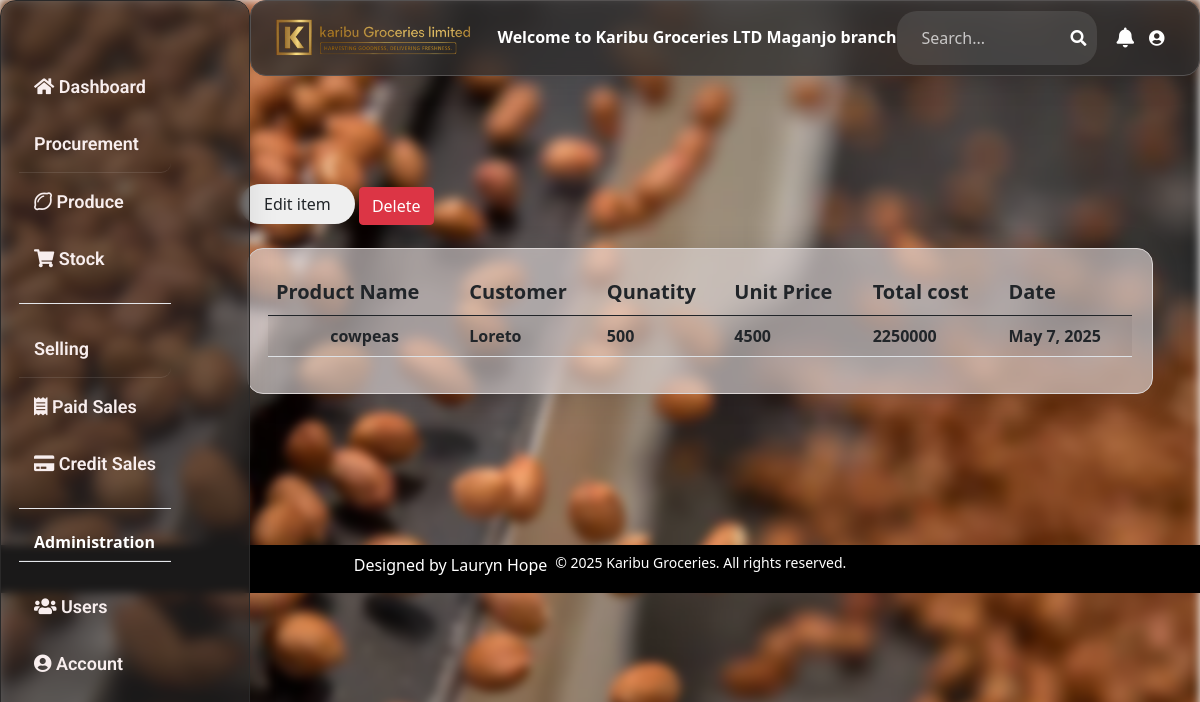
/sales/8/ (signed in), run on the app's committed database.
### happy_hoe/models.py (models this page shows, shortened)
class Userprofile(AbstractUser):
    is_salesagent = models.BooleanField(null=True, default=True)
    is_manager = models.BooleanField(null=True, default=True)
    is_director = models.BooleanField(null=True, default=True)
    last_activity = models.DateTimeField(null=True, blank=True)
    is_online = models.BooleanField(default=True)
    status = models.CharField(
        max_length=20,
        choices=(
            ('online', 'Online'),
            ('offline', 'Offline'),
        ),
        default='offline'
    )
    username = models.CharField(max_length=50, unique=True, blank=True)
    branch = models.ForeignKey(Branch, on_delete=models.CASCADE,max_length=20, blank=True, null=True ,default=1)
    email = models.EmailField(max_length=100, unique=True)
    gender_choices = (('Female','Female'), ('Male','Male'))
    gender = models.CharField(max_length=10, blank=True, choices=gender_choices)
    phone = models.CharField(max_length=10, unique=True)
    address = models.CharField(max_length=100, blank=True)
    class Meta:
        db_table = 'userprofile'
        verbose_name = 'User'
        verbose_name_plural = 'Users'

class Branch(models.Model):
    branch_name= models.CharField(max_length=20, default="", blank=True, null=True)
    email = models.EmailField(max_length=100, unique=True)
    phone_number = models.CharField(max_length=15, blank=True, unique=True)
    location = models.CharField(max_length=50, default="", blank=True, null=True)
    class Meta:
        verbose_name_plural = 'Branches'

class Sale(models.Model):
    branch = models.ForeignKey(Branch, on_delete=models.CASCADE, related_name='branch_sales', null=True, blank=True)
    product_name= models.ForeignKey(Stock, on_delete=models.CASCADE,max_length=100, blank=True, null=True)
    unit_price= models.IntegerField( blank=True, null=True, default=1000)
    quantity= models.IntegerField( blank=True, default=5, null=True)
    customer_name= models.CharField(max_length=100, blank=True, null=True)
    date= models.DateField(auto_now_add=True, blank=True, null=True)
    amount_received= models.IntegerField( blank=True, default=1500, null=True)
    payment_method_choices=(
        ('Cash', 'Cash'),
        ('Credit', 'Credit'),
        ('Mobile Money', 'Mobile Money'),
    )
    payment_method= models.CharField(max_length=50, choices=payment_method_choices, blank=True, null=True)
    payment_status = models.CharField(
        max_length=20,
        choices=[
            ('PAID', 'Paid'),
            ('PENDING', 'Pending'),
            ('CANCELLED', 'Cancelled')
        ],
        default='PAID'
    )
    sales_agent= models.ForeignKey(Userprofile,on_delete=models.CASCADE, blank=True)
    def total_sale(self):
        total= self.quantity * self.product_name.unit_price
        """if self.product_name and self.product_name .unit_price is not None:
            return self.quantity * self.product_name.unit_price"""
        return total
    class Meta:
        indexes = [
            models.Index(fields=['branch', 'date']),
        ]
        ordering = ['branch', '-date']

class Stock(models.Model):
    branch= models.ForeignKey(Branch, on_delete=models.CASCADE,  related_name='branch_stock', null=True, blank=True)
    Category_name= models.ForeignKey (Category, on_delete=models.CASCADE, blank=True)
    product_choices=(
        ('beans', 'beans'),
        ('soybeans', 'soybeans'),
        ('gnuts', 'gnuts'),
        ('maize', 'maize'),
        ('cowpeas', 'cowpeas'),
    )
    product_name = models.CharField(max_length=50, null=True, blank=True, choices=product_choices)
    total_quantity= models.PositiveIntegerField( default=0, blank=True, null=True)
    issued_quantity= models.PositiveIntegerField(default=0, blank=True, null=True)
    received_quantity= models.PositiveIntegerField( default=0, blank=True, null=True)
    cost_of_stock= models.DecimalField(max_digits=50, blank=True, null=True, default=1000000, decimal_places=0)
    unit_cost= models.IntegerField(blank=True, null=True, default=500)
    unit_price= models.IntegerField(blank=True, null=True, default=500)
    date_of_stock= models.DateField(auto_now_add=True ,blank=True, null=True)
    supplier_name= models.CharField(max_length=100, blank=True, null=True)
    phone_regex = RegexValidator(
        regex=r'^\+?256[0-9]{9,15}$',
        message="Phone number must be in the format: '+2567XXXXXXXX'.")
    supplier_contact = models.CharField(max_length=15, validators=[phone_regex], blank=True, null=True)
    type_of_produce = models.CharField(max_length=100, blank=True, null=True)
    entry_agent= models.ForeignKey(Userprofile, on_delete=models.CASCADE, null=True, blank=True, related_name='stocks_entered')
    def __str__(self):
        return str(self.product_name)

### happy_hoe/views.py (the view)
# urls.py: path('sales/<int:pk>/', views.sale_detail, name="sale_detail"),
@login_required
def sale_detail(request,pk):
    sale= Sale.objects.get(id=pk)
    return render(request, 'happy_hoeapp/sale_detail.html', {'sale': sale})

### happy_hoe/templates/happy_hoeapp/sale_detail.html (shortened to what this page needs)
{% extends 'happy_hoeapp/base.html' %}
{% load static %}
{% block content  %}
    <div class="container2 container-fluid p-3 flex-grow-1">
        <div class=" conatainer p-2 mt- 5 gap-4">
            <a href="{% url 'edit_sale' sale.id %} ">
                <input type="submit" value="Edit item" class="rounded-full py-2 px-4">
            </a>
            <a href="{% url 'delete_sale' sale.id %}" class="btn btn-danger">Delete</a>
        </div>
        <div class="tableglass-effect">
            <table class="table table-striped">
                <thead>
                    <tr class="fs-5">
                        <th scope="col ">Product Name</th>
                        <th scope="col">Customer</th>
                        <th scope="col">Qunatity</th>
                        <th scope="col">Unit Price</th>
                        <th scope="col">Total cost</th>
                        <th scope="col">Date</th>
                    </tr>
                </thead>
                <tbody>
                    <tr class="fw-bolder">
                        <td class="text-center">{{ sale.product_name }}</td>
                        <td>{{ sale.customer_name }}</td>
                        <td>{{ sale.quantity }}</td>
                        <td>{{ sale.unit_price }}</td>
                        <td>{{ sale.total_sale }}</td>
                        <td> {{ sale.date }} </td>
                    </tr>
                </tbody>
            </table>
        </div>
    </div>
    <br><br><br><br>
{% endblock %}

### happy_hoe/templates/happy_hoeapp/base.html (shortened to what this page needs)
{% load static %}
<!DOCTYPE html>
<html lang="en">
<head>
<link rel="stylesheet" href="https://cdnjs.cloudflare.com/ajax/libs/twitter-bootstrap/5.1.0/css/bootstrap.min.css">
<link rel="stylesheet" href="https://cdnjs.cloudflare.com/ajax/libs/font-awesome/5.15.4/css/all.min.css">
<link href="https://cdn.jsdelivr.net/npm/tailwindcss@^2/dist/tailwind.min.css" rel="stylesheet">
<link rel="stylesheet" href="{% static 'css/base.css' %}">
</head>
<body >
    <div class="header fixed-top mt-0 mb-10"  id="nav-effect">
        {% if user.is_authenticated %}
        <img src="{% static 'images/kgl.png' %}" alt="Logo" class="logo" />
        <strong><h2 class="text-white text-center ml-3 display-7">Welcome to  Karibu Groceries LTD  {% if user.is_manager or user.is_salesagent %} {{ user.branch.branch_name }} branch  {% endif %}</h2></strong>
        <div class="search-container">
            <form method="GET" action="{% url 'search' %}" class="d-flex">
                <input type="text"
                       name="q"
                       placeholder="Search..."
                       value="{{ request.GET.q }}"
                       class="form-control me-2">
                <button type="submit" class="btn btn-outline-light">
                    <i class="fas fa-search"></i>
                </button>
            </form>
        </div>
        <div class="user-settings">
            <i class="fas fa-bell"></i>
            <a class=" text-white" href="{% url 'user_profile' request.user.id %}"><i class="fas fa-user-circle" style="width: 30px; margin-right: 10px;"></i></a>
        </div>
    </div>
    <div class="container-fluid px-0 ">
        <div class="row g-0 ml-0">
            <div class="col-md-2 w-[150px] px-0 ">
                <br><br><br>
                <div class="sidebar w " id="glass-effect">
                    <div class="body">
                        <nav class="navbar ">
                            <div class="container-fluid">
                                <ul>
                                    {% if user.is_director  or user.is_manager %}
                                    <a class="" href="/owner_dashboard/"><li><i class="fas fa-home"></i> Dashboard</li></a>
                                    {% elif user.is_salesagent  %}
                                    <a class="" href="/owner_dashboard/"><li><i class="fas fa-home"></i> Dashboard</li></a>
                                    {% endif %}
                                    {% if user.is_manager  %}
                                    <li class="nav-heading text-decoration: underline;">Procurement</li>
                                    <a href="/procurement/"><li class="active"><i class="far fa-lemon"></i> Produce</li></a>
                                    <a class="" href="/home/"><li><i class="fas fa-shopping-cart"></i> Stock</li></a>
                                    {% endif %}
                                    {% if user.is_manager or user.is_salesagent %}
                                    <div class="border-b my-3"></div>
                                    <li class="nav-heading">Selling</li>
                                    <a href="/sales/"><li class="active"><i class="fas fa-receipt"></i> Paid Sales</li></a>
                                    <a href="{% url 'credit_sales' %}"><li><i class="fas fa-credit-card"></i> Credit Sales</li></a>
                                    {% endif %}
                                    <div class="border-b my-3"></div>
                                    {% if user.is_manager or user.is_director %}
                                    <div class="border-b my-3"><strong ><h1 class="nav-heading text-white">Administration</h1></strong></div>
                                    <a href="/users/"><li><i class="fas fa-users"></i> Users</li></a>
                                    {% endif %}
                                    <a class="" href="{% url 'user_profile' request.user.id %}"><li><i class="fas fa-user-circle"></i> Account</li></a>
                                    <br><br><br><br><br><br>
                                </ul>
                            </div>
                        </nav>
                    </div>
                </div>
            </div>
            {% endif %}
           <div class="col-md-10">
            <br><br><br>
                <div class="container2 container-fluid p-3 flex-grow-1">
                    {% block content %}
                    {% endblock %}
                </div>
           </div>
        </div>
    </div>
    <footer class="bg-black bg-opacity-70 text-center p-2 mt-2">
        <div class="flex justify-center space-x-2 mb-2">
            <a href="#" class="text-white hover:underline">Designed by Lauryn Hope</a>
            <p class="text-sm text-white">© 2025 Karibu Groceries. All rights reserved.</p>
        </div>
    </footer>
</body>
</html>

### happy_hoe/static/css/base.css (style rules this page uses)
html, body { height: 100%; width: 100%; margin: 0; }
body::before { content: ""; position: fixed; top: 0; left: 0; right: 0; bottom: 0; width: 100%; height: 100%; top: 0; left: 0; right: 0; bottom: 0; background: url('/static/images/f1.webp') no-repeat center center fixed; background-size: cover; filter: blur(5px); z-index: -1; }
.logo { margin: 0 auto; width: 200px; height: auto; height: 50px; object-fit: contain; }
.sidebar { border-radius: 0; margin-left: 0; position: fixed; top: 0; left: 0; height: 100vh; width: 250px; overflow-y: auto; z-index: 1000; padding: 1rem; background: rgba(255, 255, 255, 0.1); backdrop-filter: blur(10px); }
.col-md-10 { margin-left: 200px; width: calc(100% - 200px); }
.nav-heading { color: #4F46E5; font-weight: bold; padding: 8px 15px; border-bottom: 1px solid rgba(255, 255, 255, 0.1); margin: 0; cursor: default; }
.header { align-items: center; margin-left: 250px; width: calc(100% - 250px); background: rgba(0, 0, 0, 0.8); }
.header { border-radius: 10px 10px 0px 0px; background-color: #2A3942; }
.navbar { border-radius: 20px 20px 10px 10px; padding: 2px; }
#glass-effect { background: rgba(42, 41, 41, 0.63); border-radius: 16px; box-shadow: 0 4px 30px rgba(0, 0, 0, 0.1); backdrop-filter: blur(4.7px); -webkit-backdrop-filter: blur(4.7px); border: 1px solid rgba(42, 41, 41, 1); }
.tableglass-effect { background: rgba(223, 216, 216, 0.63); border-radius: 16px; box-shadow: 0 4px 30px rgba(0, 0, 0, 0.1); backdrop-filter: blur(4.7px); -webkit-backdrop-filter: blur(4.7px); border: 1px solid rgba(219, 214, 214, 1); margin: 15px; padding: 20px; }
.body li { transition: 1s all; font-family: 'Roboto', sans-serif; font-size: 18px; padding: 15px; margin-top: 0px; color: #f8eeee; font-size: 20px; font-weight: 500; list-style: none; display: block; border-top-right-radius: 10px 10px; border-bottom-right-radius: 10px 10px; }
.body ul li { font-weight: 600; font-size: 18px; }
.header { display: flex; justify-content: space-between; align-items: center; padding: 10px; }
.search-container { position: relative; margin-right: 20px; display: flex; justify-content: flex; align-items: center; width: 200px; }
.search-container input { padding: 10px; border: 1px solid #2f89fc; border-radius: 5px; color: #fff; background: #2A3942; }
.search-container .fa-search { position: absolute; right: 10px; top: 50%; transform: translateY(-50%); color: white; }
.user-settings { display: flex; align-items: center; }
.user-settings .fa-bell { font-size: 20px; margin-right: 15px; color: white; }
footer { position: relative; bottom: 0; width: 100%; background-color: rgba(0, 0, 0, 0.7); text-align: center; padding: 2em 0; }
#nav-effect { background: rgba(46, 44, 44, 0.78); border-radius: 16px; box-shadow: 0 4px 30px rgba(0, 0, 0, 0.1); backdrop-filter: blur(8.8px); -webkit-backdrop-filter: blur(8.8px); border: 1px solid rgba(85, 82, 82, 1); }
.search-container { display: flex; align-items: center; background: rgba(255, 255, 255, 0.1); border-radius: 20px; padding: 5px 15px; }
.search-container input, .search-container select { background: transparent; border: none; color: white; }
.search-container input::placeholder { color: rgba(255, 255, 255, 0.7); }
.search-container button { border: none; background: transparent; color: white; }

### data on the page
Userprofile: branch.branch_name "Maganjo"
Sale: product_name "cowpeas", customer_name "Loreto", quantity "500", unit_price "4500", total_sale "2250000", date "May 7, 2025"
